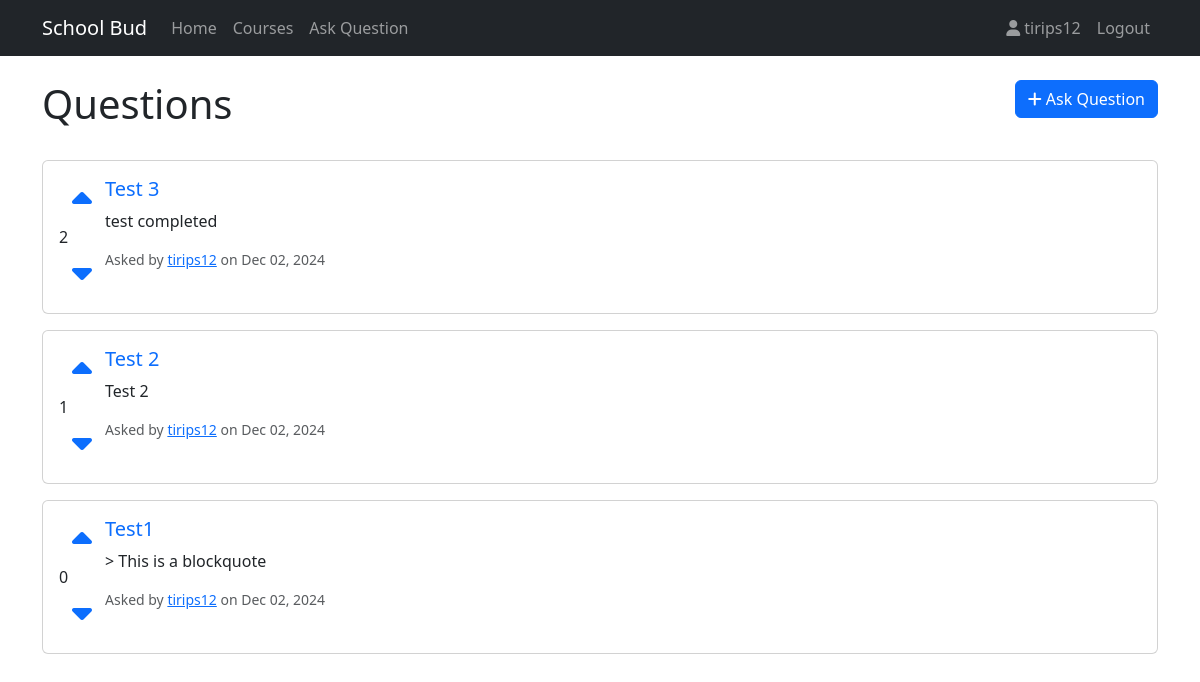
Screenshot of / (signed in) with the database file from the repository.
### core/models.py (models this page shows, shortened)
class Question(models.Model):
    title = models.CharField(max_length=200)
    content = models.TextField()
    author = models.ForeignKey(User, on_delete=models.CASCADE)
    course = models.ForeignKey('Course', on_delete=models.SET_NULL, null=True, blank=True, related_name='questions')
    created_at = models.DateTimeField(auto_now_add=True)
    updated_at = models.DateTimeField(auto_now=True)
    votes = models.IntegerField(default=0)
    removed = models.BooleanField(default=False)
    removed_by = models.ForeignKey(User, null=True, blank=True, related_name='removed_questions', on_delete=models.SET_NULL)
    removed_at = models.DateTimeField(null=True, blank=True)
    removal_reason = models.TextField(blank=True)

### core/views.py (the view)
# urls.py: 2. Add a URL to urlpatterns:  path('', views.home, name='home')
def home(request):
    questions = Question.objects.filter(removed=False).order_by('-created_at')
    if request.user.is_staff:
        removed_questions = Question.objects.filter(removed=True).order_by('-removed_at')
        return render(request, 'core/home.html', {
            'questions': questions,
            'removed_questions': removed_questions
        })
    return render(request, 'core/home.html', {'questions': questions})

### core/templates/core/home.html (shortened to what this page needs)
{% extends 'core/base.html' %}
{% block content %}
<div class="row mb-4">
    <div class="col">
        <h1>Questions</h1>
    </div>
    <div class="col text-end">
        {% if user.is_authenticated %}
        <a href="{% url 'question_new' %}" class="btn btn-primary">
            <i class="fas fa-plus"></i> Ask Question
        </a>
        {% endif %}
    </div>
</div>
<div class="row">
    <div class="col">
        {% for question in questions %}
        <div class="card mb-3">
            <div class="card-body">
                <div class="d-flex">
                    <div class="votes vote-container" data-type="question" data-id="{{ question.id }}">
                        <button class="btn btn-link vote-button" data-vote="up">
                            <i class="fas fa-caret-up fa-2x"></i>
                        </button>
                        <div class="vote-count">{{ question.votes }}</div>
                        <button class="btn btn-link vote-button" data-vote="down">
                            <i class="fas fa-caret-down fa-2x"></i>
                        </button>
                    </div>
                    <div class="flex-grow-1">
                        <h5 class="card-title">
                            <a href="{% url 'question_detail' question.pk %}" class="text-decoration-none">
                                {{ question.title }}
                            </a>
                        </h5>
                        <p class="card-text text-truncate">{{ question.content }}</p>
                        <div class="d-flex justify-content-between align-items-center">
                            <small class="text-muted">
                                Asked by <a href="{% url 'profile' question.author.username %}">{{ question.author.username }}</a>
                                on {{ question.created_at|date:"M d, Y" }}
                            </small>
                        </div>
                    </div>
                </div>
            </div>
        </div>
        {% empty %}
        <div class="alert alert-info">No questions have been asked yet.</div>
        {% endfor %}
    </div>
</div>
{% endblock %}

### core/templates/core/base.html (shortened to what this page needs)
{% load static %}
<!DOCTYPE html>
<html lang="en">
<head>
    <link href="https://cdn.jsdelivr.net/npm/bootstrap@5.3.0/dist/css/bootstrap.min.css" rel="stylesheet">
    <link href="https://cdnjs.cloudflare.com/ajax/libs/font-awesome/6.0.0/css/all.min.css" rel="stylesheet">
</head>
<body class="{% if user.is_authenticated %}user-authenticated{% endif %}">
    <nav class="navbar navbar-expand-lg navbar-dark bg-dark">
        <div class="container">
            <a class="navbar-brand" href="{% url 'home' %}">School Bud</a>
            <div class="collapse navbar-collapse" id="navbarNav">
                <ul class="navbar-nav me-auto">
                    <li class="nav-item">
                        <a class="nav-link" href="{% url 'home' %}">Home</a>
                    </li>
                    <li class="nav-item">
                        <a class="nav-link" href="{% url 'course_list' %}">Courses</a>
                    </li>
                    {% if user.is_authenticated %}
                    <li class="nav-item">
                        <a class="nav-link" href="{% url 'question_new' %}">Ask Question</a>
                    </li>
                    {% endif %}
                </ul>
                <ul class="navbar-nav">
                    {% if user.is_authenticated %}
                    <li class="nav-item">
                        <a class="nav-link" href="{% url 'profile' user.username %}">
                            <i class="fas fa-user"></i> {{ user.username }}
                        </a>
                    </li>
                    <li class="nav-item">
                        <a class="nav-link" href="{% url 'logout' %}">Logout</a>
                    </li>
                    {% endif %}
                </ul>
            </div>
        </div>
    </nav>
    <div class="container mt-4">
        {% block content %}
        {% endblock %}
    </div>
</body>
</html>

### rows the page displays
Question: votes "2", title "Test 3", content "test completed", author.username "tirips12", created_at "Dec 02, 2024"
Question: votes "1", title "Test 2", content "Test 2", author.username "tirips12", created_at "Dec 02, 2024"
Question: votes "0", title "Test1", content "> This is a blockquote", author.username "tirips12", created_at "Dec 02, 2024"

### other values shown
{{ user.username }} "tirips12"
